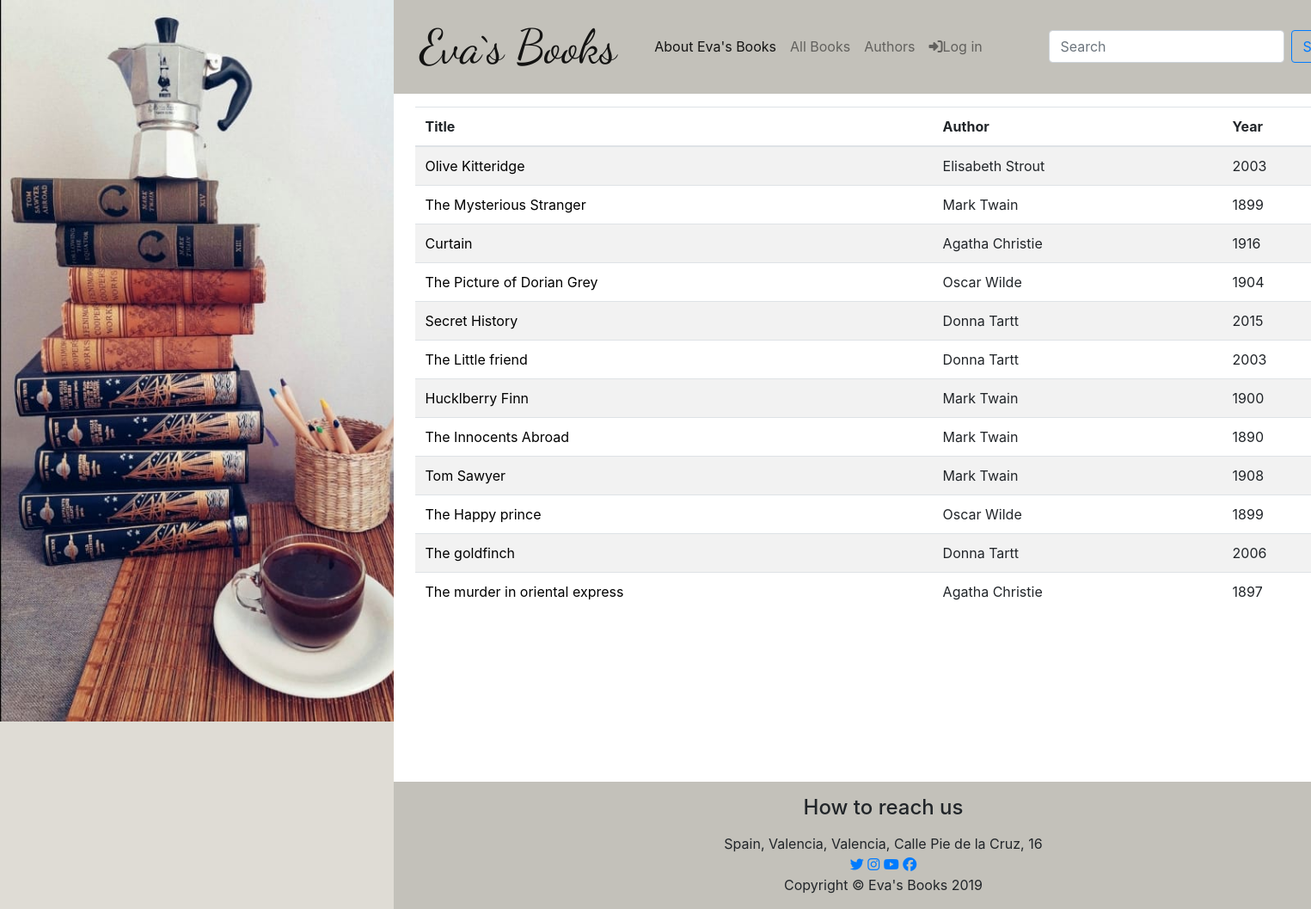
The page /books/ on the database its author committed.
### books/models.py (models this page shows, shortened)
class Book(models.Model):
    title = models.CharField(max_length=200)
    author = models.ForeignKey(Author, on_delete=models.CASCADE)
    year = models.CharField(max_length=4)
    rating = models.IntegerField(default=0)
    my_review = HTMLField(default="My review")
    image = models.FileField(upload_to='book_imgs/', blank=True)
    visible = models.BooleanField(default=False)
    slug = models.SlugField(max_length=200, db_index=True, unique=True)
    @mark_safe
    def small_img(self):
        return f'<img src="{self.image.url}" height="200";/>' if self.image else ''
    small_img.short_description = "Image"
    small_img.allow_tags = True
    class Meta:
        verbose_name_plural = 'Books'
        verbose_name = 'Book'
        index_together = ('id', 'slug',)

class Author(models.Model):
    name = models.CharField(max_length=200)
    second_name = models.CharField(max_length=200)
    image = models.FileField(upload_to='author_imgs/', blank=True)
    about = HTMLField(default="About author")
    date_of_birth = models.DateField(null=True, blank=True)
    date_of_death = models.DateField('Died', null=True, blank=True)
    books = models.CharField(max_length=200000, blank=True, null=True)
    slug = models.SlugField(max_length=200, db_index=True, unique=True)
    def __str__(self):
        return str(' '+ self.name+' '+ self.second_name)
    class Meta:
        verbose_name_plural = 'Authors'
        verbose_name = 'Author'
        index_together = ('id', 'slug',)

### books/views.py (the view)
# urls.py: path('', views.all_books, name='all_books'),
def all_books(request):
    books = Book.objects.filter(visible=True)
    return render(request, 'books/all_books.html', {'books': books})

### templates/books/all_books.html
{% extends "basic.html" %}
{% load static %}
{% block content %}
  <div class="container container-main">
      <table class="table table-striped">
        <thead>
          <tr>
            <th scope="col">Title</th>
            <th scope="col">Author</th>
            <th scope="col">Year</th>
          </tr>
        </thead>
        <tbody>
          {% for book in books %}
          <tr>
            <td><a class="link_custom" href="/books/{{ book.slug }}">{{book.title}}</a></td>
            <td>{{book.author}}</td>
            <td>{{book.year}}</td>
          </tr>
          {% endfor %}
        </tbody>
      </table>
  </div>
{% endblock %}

### templates/basic.html (shortened to what this page needs)
{% load static %}
<!DOCTYPE html>
<html lang="en">
<head>
  <link rel="stylesheet"
          href="https://stackpath.bootstrapcdn.com/bootstrap/4.3.1/css/bootstrap.min.css"
>
  <link rel="stylesheet" href="https://use.fontawesome.com/releases/v5.8.1/css/all.css"
>
  <link href="https://maxcdn.bootstrapcdn.com/font-awesome/4.6.3/css/font-awesome.min.css" rel="stylesheet">
  <link rel="stylesheet" type="text/css" href="{% static "/css/eva_books_styles.css" %}">
</head>
<body style="background-image: url(/static/img/af9a1567-d49b-4800-883e-f1d0693f569d.JPG)">
  <div class="container container-navbar">
    <nav class="navbar navbar-expand-lg navbar-light sticky-top" style="background-color: #c3c1ba">
      <a class="navbar-brand" href="/"><span class="handwriting_title">Eva`s Books</span></a>
      <div class="collapse navbar-collapse" id="navbarResponsive">
        <ul class="navbar-nav mr-auto">
          <li class="nav-item active">
            <a class="nav-link" href="/aboutus">About Eva's Books</a>
          </li>
          <li class="nav-item">
            <a class="nav-link" href="/books">All Books</a>
          </li>
          <li class="nav-item">
            <a class="nav-link" href="/authors">Authors</a>
          </li>
          <li class="nav-item">
            {% if request.user.is_authenticated %}
            <a class="nav-link" href="/books/logout"><i class="fas fa-sign-out-alt"></i>Log out</a>
            {% else %}
            <a class="nav-link" href="/books/login"><i class="fas fa-sign-in-alt"></i>Log in</a>
            {% endif %}
          </li>
        </ul>
        <form autocomplete="off" class="form-inline my-2 my-lg-0" method="get" action="/search">
          <input class="form-control mr-sm-2" type="text" placeholder="Search" aria-label="Search" name="q">
          <button class="btn btn-outline-primary my-2 my-sm-0" type="submit">Search</button>
        </form>
      </div>
    </nav>
  </div>
    <div container-fluid>
    {% block content %}
    {% endblock %}
    </div>
    <div class="container container-footer">
      <footer class="footer mt-auto py-3" style="background-color: #c3c1ba">
        <div class="row padding text-center">
          <div class="col-12">
            <h4><p>How to reach us</p></h4>
            <span>Spain, Valencia, Valencia, Calle Pie de la Cruz, 16</span>
          </div>
          <div class="col-12 social padding">
            <a href="#"><i class="fab fa-twitter"></i></a>
            <a href="#"><i class="fab fa-instagram"></i></a>
            <a href="#"><i class="fab fa-youtube"></i></a>
            <a href="#"><i class="fab fa-facebook"></i></a>
          </div>
        </div>
        <div class="container">
          <p class="m-0 text-center">Copyright &copy; Eva's Books {% now 'Y' %}</p>
        </div>
      </footer>
    </div>
</body>
</html>

### books/static/css/eva_books_styles.css (style rules this page uses)
body { background-color: #dfdcd5; background-image: url('/static/img/af9a1567-d49b-4800-883e-f1d0693f569d.JPG'); background-size: 100%; background-repeat: no-repeat; background-attachment: fixed; transform: translateY (30%); }
.container-navbar { padding-left: 0px; padding-right: 0px; margin-left: 30%; }
.container-main { background-color: white; padding: 10px; margin-left: 30%; margin-top: 0px; min-height: 100vh; padding-top: 15px; padding-left: 25px; padding-right: 25px; }
.container-footer { top: 0; padding-left: 0px; padding-right: 0px; margin-left: 30%; }
.handwriting_title { font-family: 'Dancing Script', cursive; font-size: 55px; padding-left: 15px; padding-right: 20px; }
.link_custom { color: black; text-decoration: none; }
a.link_custom { text-decoration: none; }

### rows shown on the page
Book: title "Olive Kitteridge", author "Elisabeth Strout", year "2003"
Book: title "The Mysterious Stranger", author "Mark Twain", year "1899"
Book: title "Curtain", author "Agatha Christie", year "1916"
Book: title "The Picture of Dorian Grey", author "Oscar Wilde", year "1904"
Book: title "Secret History", author "Donna Tartt", year "2015"
Book: title "The Little friend", author "Donna Tartt", year "2003"
Book: title "Hucklberry Finn", author "Mark Twain", year "1900"
Book: title "The Innocents Abroad", author "Mark Twain", year "1890"
Book: title "Tom Sawyer", author "Mark Twain", year "1908"
Book: title "The Happy prince", author "Oscar Wilde", year "1899"
Book: title "The goldfinch", author "Donna Tartt", year "2006"
Book: title "The murder in oriental express", author "Agatha Christie", year "1897"
